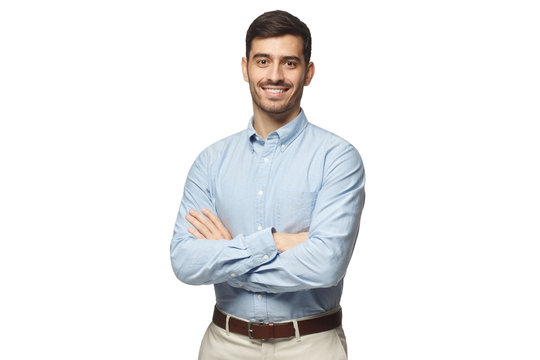
#> input picture man.jpg, 540 x 360 px
$ python experiments_background_removal_hsv.py
#> lines starting #> are read from the running program, lines starting #| are printed output that depends on the picture; after the words box and inside, x2 and y2 are one past the last pixel; in counts of white or black regions, pixels touching at a corner belong together
import cv2
import numpy as np

img = cv2.imread('man.jpg')
#> img is the input picture: shape (360, 540, 3); mean B, G, R 237.2, 236.5, 236.1

hsv = cv2.cvtColor(img, cv2.COLOR_BGR2HSV)
#> hsv: shape (360, 540, 3); mean H, S, V 17.7, 10.5, 240.1
lower_blue = np.array([0, 0, 120])
upper_blue = np.array([180, 38, 255])
mask = cv2.inRange(hsv, lower_blue, upper_blue)
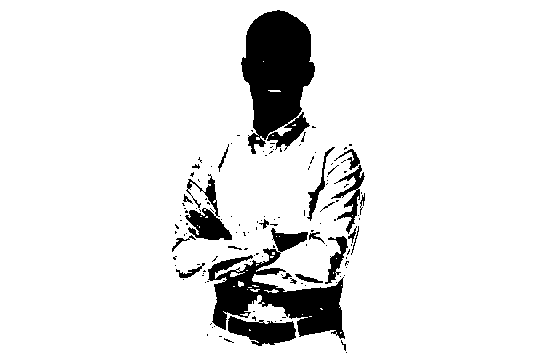
#> mask: shape (360, 540); 90.7% white; 131 black regions (107 under 20 px), largest, box (x1, y1, x2, y2) and area: (241, 10, 315, 154) 7300, (208, 228, 345, 339) 5732, (228, 316, 296, 346) 1256
result = cv2.bitwise_and(img, img, mask=mask)
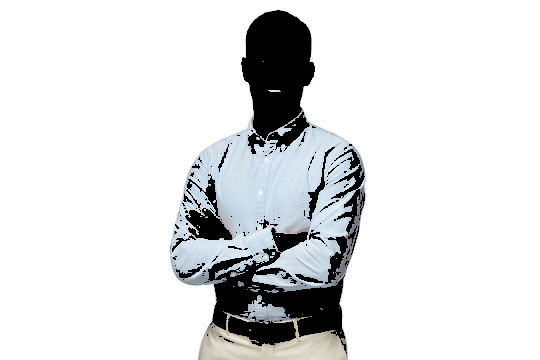
#> result: shape (360, 540, 3); mean B, G, R 225.9, 225, 223.6
b, g, r = cv2.split(result)
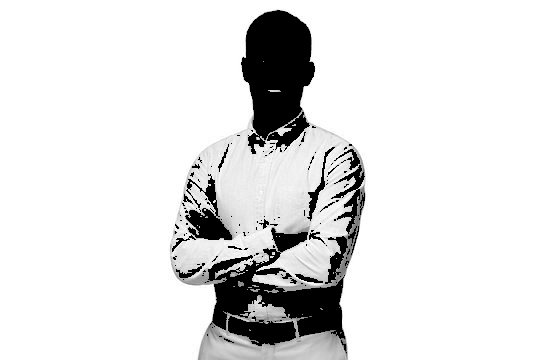
#> b: shape (360, 540); min 0, max 255, mean 225.9
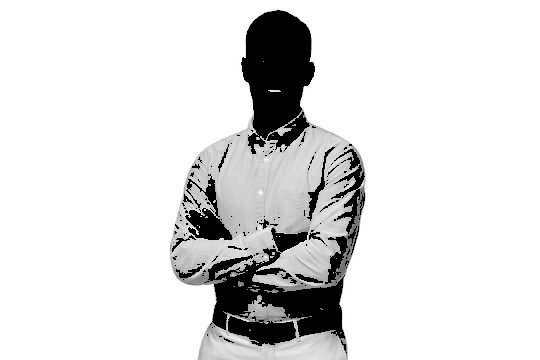
#> r: shape (360, 540); min 0, max 255, mean 223.6
filter = g.copy()

ret, mask = cv2.threshold(filter, 10, 255, 1)

img[mask == 0] = 255
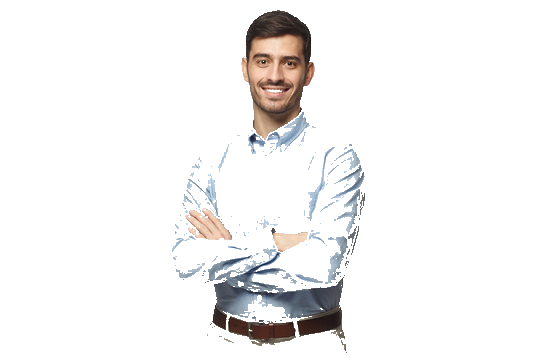
#> img: shape (360, 540, 3); 14.78% of pixels changed, all inside (x1, y1, x2, y2) = (168, 8, 368, 360)

cv2.imwrite('man_result_hsv.jpg', img)
